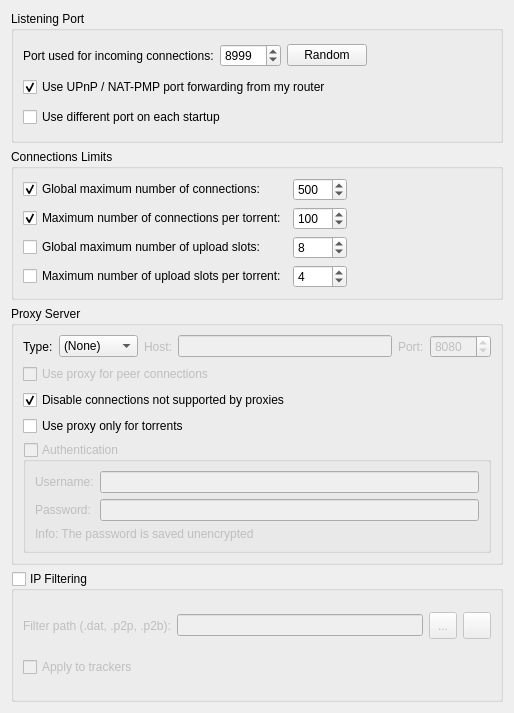
          <widget class="QWidget" name="scrollAreaWidgetContents_3">
           <property name="geometry">
            <rect>
             <x>0</x>
             <y>0</y>
             <width>514</width>
             <height>713</height>
            </rect>
           </property>
           <layout class="QVBoxLayout" name="verticalLayout_20">
            <item>
             <layout class="QHBoxLayout">
              <item>
               <widget class="QGroupBox" name="ListeningPortBox">
                <property name="title">
                 <string>Listening Port</string>
                </property>
                <layout class="QVBoxLayout">
                 <item>
                  <layout class="QHBoxLayout">
                   <item>
                    <widget class="QLabel" name="lbl_ports">
                     <property name="text">
                      <string>Port used for incoming connections:</string>
                     </property>
                    </widget>
                   </item>
                   <item>
                    <widget class="QSpinBox" name="spinPort">
                     <property name="minimum">
                      <number>1</number>
                     </property>
                     <property name="maximum">
                      <number>65535</number>
                     </property>
                     <property name="value">
                      <number>8999</number>
                     </property>
                    </widget>
                   </item>
                   <item>
                    <widget class="QPushButton" name="randomButton">
                     <property name="text">
                      <string>Random</string>
                     </property>
                    </widget>
                   </item>
                   <item>
                    <spacer>
                     <property name="orientation">
                      <enum>Qt::Horizontal</enum>
                     </property>
                     <property name="sizeHint" stdset="0">
                      <size>
                       <width>20</width>
                       <height>20</height>
                      </size>
                     </property>
                    </spacer>
                   </item>
                  </layout>
                 </item>
                 <item>
                  <widget class="QCheckBox" name="checkUPnP">
                   <property name="text">
                    <string>Use UPnP / NAT-PMP port forwarding from my router</string>
                   </property>
                   <property name="checked">
                    <bool>true</bool>
                   </property>
                  </widget>
                 </item>
                 <item>
                  <widget class="QCheckBox" name="checkRandomPort">
                   <property name="text">
                    <string>Use different port on each startup</string>
                   </property>
                  </widget>
                 </item>
                </layout>
               </widget>
              </item>
             </layout>
            </item>
            <item>
             <widget class="QGroupBox" name="nbConnecBox">
              <property name="title">
               <string>Connections Limits</string>
              </property>
              <layout class="QGridLayout" name="gridLayout">
               <item row="0" column="0">
                <widget class="QCheckBox" name="checkMaxConnecs">
                 <property name="text">
                  <string>Global maximum number of connections:</string>
                 </property>
                 <property name="checked">
                  <bool>true</bool>
                 </property>
                </widget>
               </item>
               <item row="0" column="1">
                <widget class="QSpinBox" name="spinMaxConnec">
                 <property name="enabled">
                  <bool>true</bool>
                 </property>
                 <property name="minimum">
                  <number>2</number>
                 </property>
                 <property name="maximum">
                  <number>2000</number>
                 </property>
                 <property name="value">
                  <number>500</number>
                 </property>
                </widget>
               </item>
               <item row="2" column="0">
                <widget class="QCheckBox" name="checkMaxConnecsPerTorrent">
                 <property name="text">
                  <string>Maximum number of connections per torrent:</string>
                 </property>
                 <property name="checked">
                  <bool>true</bool>
                 </property>
                </widget>
               </item>
               <item row="2" column="1">
                <widget class="QSpinBox" name="spinMaxConnecPerTorrent">
                 <property name="minimum">
                  <number>2</number>
                 </property>
                 <property name="maximum">
                  <number>2000</number>
                 </property>
                 <property name="value">
                  <number>100</number>
                 </property>
                </widget>
               </item>
               <item row="4" column="0">
                <widget class="QCheckBox" name="checkMaxUploadsPerTorrent">
                 <property name="text">
                  <string>Maximum number of upload slots per torrent:</string>
                 </property>
                 <property name="checked">
                  <bool>false</bool>
                 </property>
                </widget>
               </item>
               <item row="4" column="1">
                <widget class="QSpinBox" name="spinMaxUploadsPerTorrent">
                 <property name="maximum">
                  <number>500</number>
                 </property>
                 <property name="value">
                  <number>4</number>
                 </property>
                </widget>
               </item>
               <item row="0" column="2">
                <spacer name="horizontalSpacer_3">
                 <property name="orientation">
                  <enum>Qt::Horizontal</enum>
                 </property>
                 <property name="sizeHint" stdset="0">
                  <size>
                   <width>40</width>
                   <height>20</height>
                  </size>
                 </property>
                </spacer>
               </item>
               <item row="2" column="2">
                <spacer name="horizontalSpacer_4">
                 <property name="orientation">
                  <enum>Qt::Horizontal</enum>
                 </property>
                 <property name="sizeHint" stdset="0">
                  <size>
                   <width>40</width>
                   <height>20</height>
                  </size>
                 </property>
                </spacer>
               </item>
               <item row="4" column="2">
                <spacer name="horizontalSpacer_6">
                 <property name="orientation">
                  <enum>Qt::Horizontal</enum>
                 </property>
                 <property name="sizeHint" stdset="0">
                  <size>
                   <width>40</width>
                   <height>20</height>
                  </size>
                 </property>
                </spacer>
               </item>
               <item row="3" column="0">
                <widget class="QCheckBox" name="checkMaxUploads">
                 <property name="text">
                  <string>Global maximum number of upload slots:</string>
                 </property>
                 <property name="checked">
                  <bool>false</bool>
                 </property>
                </widget>
               </item>
               <item row="3" column="1">
                <widget class="QSpinBox" name="spinMaxUploads">
                 <property name="maximum">
                  <number>2000</number>
                 </property>
                 <property name="value">
                  <number>8</number>
                 </property>
                </widget>
               </item>
               <item row="3" column="2">
                <spacer name="horizontalSpacer_15">
                 <property name="orientation">
                  <enum>Qt::Horizontal</enum>
                 </property>
                 <property name="sizeHint" stdset="0">
                  <size>
                   <width>40</width>
                   <height>20</height>
                  </size>
                 </property>
                </spacer>
               </item>
              </layout>
             </widget>
            </item>
            <item>
             <widget class="QGroupBox" name="groupProxy">
              <property name="enabled">
               <bool>true</bool>
              </property>
              <property name="title">
               <string>Proxy Server</string>
              </property>
              <layout class="QVBoxLayout" name="verticalLayout_29">
               <item>
                <layout class="QHBoxLayout" name="_2">
                 <item>
                  <widget class="QLabel" name="ProxyType_lbl">
                   <property name="text">
                    <string>Type:</string>
                   </property>
                  </widget>
                 </item>
                 <item>
                  <widget class="QComboBox" name="comboProxyType">
                   <item>
                    <property name="text">
                     <string>(None)</string>
                    </property>
                   </item>
                   <item>
                    <property name="text">
                     <string>SOCKS4</string>
                    </property>
                   </item>
                   <item>
                    <property name="text">
                     <string>SOCKS5</string>
                    </property>
                   </item>
                   <item>
                    <property name="text">
                     <string>HTTP</string>
                    </property>
                   </item>
                  </widget>
                 </item>
                 <item>
                  <widget class="QLabel" name="lblProxyIP">
                   <property name="enabled">
                    <bool>false</bool>
                   </property>
                   <property name="text">
                    <string>Host:</string>
                   </property>
                  </widget>
                 </item>
                 <item>
                  <widget class="QLineEdit" name="textProxyIP">
                   <property name="enabled">
                    <bool>false</bool>
                   </property>
                   <property name="text">
                    <string/>
                   </property>
                   <property name="maxLength">
                    <number>75</number>
                   </property>
                   <property name="echoMode">
                    <enum>QLineEdit::Normal</enum>
                   </property>
                  </widget>
                 </item>
                 <item>
                  <widget class="QLabel" name="lblProxyPort">
                   <property name="enabled">
                    <bool>false</bool>
                   </property>
                   <property name="text">
                    <string>Port:</string>
                   </property>
                  </widget>
                 </item>
                 <item>
                  <widget class="QSpinBox" name="spinProxyPort">
                   <property name="enabled">
                    <bool>false</bool>
                   </property>
                   <property name="minimum">
                    <number>1</number>
                   </property>
                   <property name="maximum">
                    <number>65535</number>
                   </property>
                   <property name="value">
                    <number>8080</number>
                   </property>
                  </widget>
                 </item>
                </layout>
               </item>
               <item>
                <widget class="QCheckBox" name="checkProxyPeerConnecs">
                 <property name="enabled">
                  <bool>false</bool>
                 </property>
                 <property name="toolTip">
                  <string>Otherwise, the proxy server is only used for tracker connections</string>
                 </property>
                 <property name="text">
                  <string>Use proxy for peer connections</string>
                 </property>
                </widget>
               </item>
               <item>
                <widget class="QCheckBox" name="checkForceProxy">
                 <property name="text">
                  <string>Disable connections not supported by proxies</string>
                 </property>
                 <property name="checked">
                  <bool>true</bool>
                 </property>
                </widget>
               </item>
               <item>
                <widget class="QCheckBox" name="isProxyOnlyForTorrents">
                 <property name="toolTip">
                  <string>RSS feeds, search engine, software updates or anything else other than torrent transfers and related operations (such as peer exchanges) will use a direct connection</string>
                 </property>
                 <property name="text">
                  <string>Use proxy only for torrents</string>
                 </property>
                 <property name="checked">
                  <bool>false</bool>
                 </property>
                </widget>
               </item>
               <item>
                <widget class="QGroupBox" name="checkProxyAuth">
                 <property name="enabled">
                  <bool>false</bool>
                 </property>
                 <property name="title">
                  <string>Authentication</string>
                 </property>
                 <property name="checkable">
                  <bool>true</bool>
                 </property>
                 <property name="checked">
                  <bool>false</bool>
                 </property>
                 <layout class="QVBoxLayout" name="verticalLayout_24">
                  <item>
                   <layout class="QGridLayout" name="gridLayout_12">
                    <item row="0" column="0">
                     <widget class="QLabel" name="lblProxyUsername">
                      <property name="text">
                       <string>Username:</string>
                      </property>
                     </widget>
                    </item>
                    <item row="0" column="1">
                     <widget class="QLineEdit" name="textProxyUsername">
                      <property name="text">
                       <string/>
                      </property>
                      <property name="maxLength">
                       <number>1000</number>
                      </property>
                      <property name="echoMode">
                       <enum>QLineEdit::Normal</enum>
                      </property>
                     </widget>
                    </item>
                    <item row="1" column="0">
                     <widget class="QLabel" name="lblProxyPassword">
                      <property name="text">
                       <string>Password:</string>
                      </property>
                     </widget>
                    </item>
                    <item row="1" column="1">
                     <widget class="QLineEdit" name="textProxyPassword">
                      <property name="text">
                       <string/>
                      </property>
                      <property name="maxLength">
                       <number>1000</number>
                      </property>
                      <property name="echoMode">
                       <enum>QLineEdit::Password</enum>
                      </property>
                     </widget>
                    </item>
                   </layout>
                  </item>
                  <item>
                   <widget class="QLabel" name="label_23">
                    <property name="text">
                     <string>Info: The password is saved unencrypted</string>
                    </property>
                   </widget>
                  </item>
                 </layout>
                </widget>
               </item>
              </layout>
             </widget>
            </item>
            <item>
             <widget class="QGroupBox" name="checkIPFilter">
              <property name="title">
               <string>IP Filtering</string>
              </property>
              <property name="checkable">
               <bool>true</bool>
              </property>
              <property name="checked">
               <bool>false</bool>
              </property>
              <layout class="QGridLayout" name="gridLayout_14">
               <item row="1" column="0">
                <widget class="QLabel" name="lblFilterPath">
                 <property name="text">
                  <string>Filter path (.dat, .p2p, .p2b):</string>
                 </property>
                </widget>
               </item>
               <item row="1" column="1">
                <widget class="QLineEdit" name="textFilterPath"/>
               </item>
               <item row="1" column="2">
                <widget class="QToolButton" name="browseFilterButton">
                 <property name="minimumSize">
                  <size>
                   <width>28</width>
                   <height>27</height>
                  </size>
                 </property>
                 <property name="text">
                  <string notr="true">...</string>
                 </property>
                </widget>
               </item>
               <item row="1" column="3">
                <widget class="QToolButton" name="IpFilterRefreshBtn">
                 <property name="minimumSize">
                  <size>
                   <width>28</width>
                   <height>27</height>
                  </size>
                 </property>
                 <property name="toolTip">
                  <string>Reload the filter</string>
                 </property>
                 <property name="text">
                  <string/>
                 </property>
                 <property name="iconSize">
                  <size>
                   <width>16</width>
                   <height>16</height>
                  </size>
                 </property>
                </widget>
               </item>
               <item row="2" column="0">
                <widget class="QCheckBox" name="checkIpFilterTrackers">
                 <property name="text">
                  <string>Apply to trackers</string>
                 </property>
                </widget>
               </item>
              </layout>
             </widget>
            </item>
           </layout>
          </widget>
